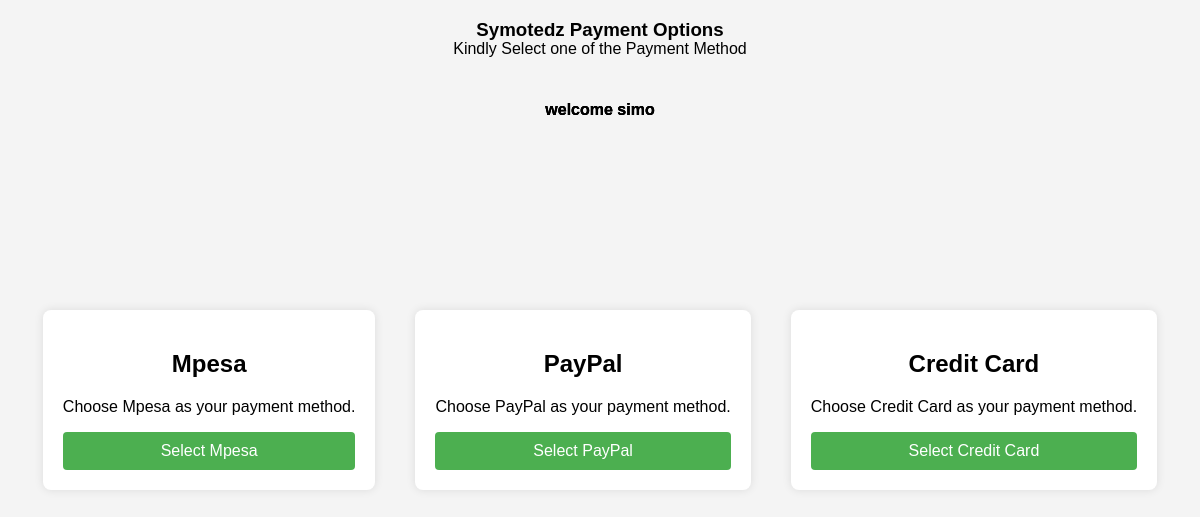
Before: /webapp_index/ with the older database file.
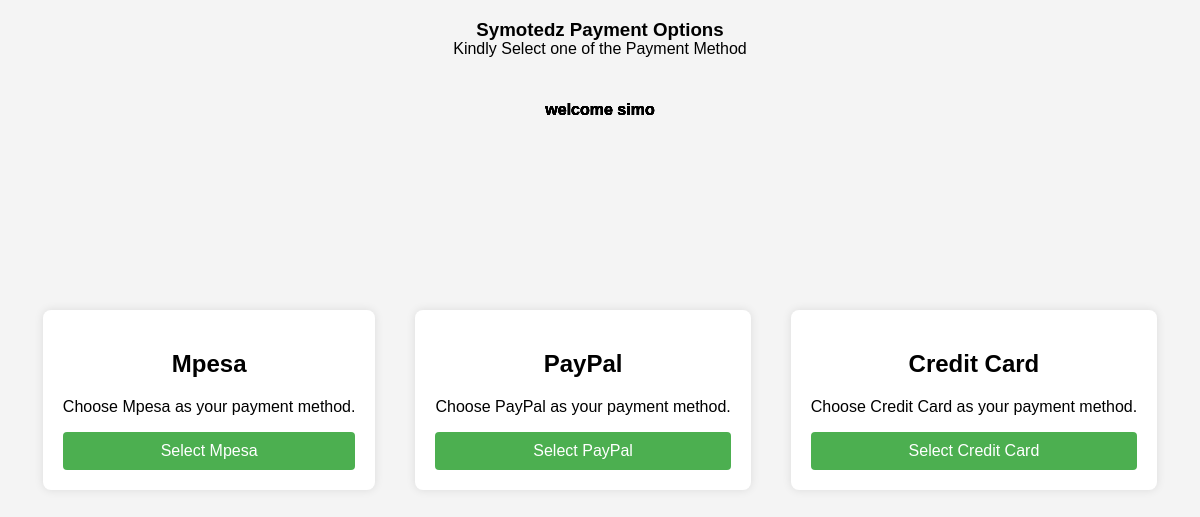
After: the same page with the newer database file.
### webapp/models.py (models this page shows)
class UserProfile(models.Model):
    username = models.CharField(max_length=100)
    email = models.EmailField(unique=True)
    password = models.CharField(max_length=100)

### webapp/views.py (the view)
# urls.py: path('webapp_index/', views.webapp_index, name="webapp_index"),
def webapp_index(request):
    users = UserProfile.objects.all()
    context = {
        'users' : users
    }
    return render(request, "index.html", context)

### webapp/templates/index.html (shortened to what this page needs)
<!DOCTYPE html>
<html lang="en">
<head>
</head>
<body>
    <h3 class="topper">Symotedz Payment Options</h3>
    {% for user in users %}
    <h4 class="greetings">welcome {{ user.username }}</h4>
    {% endfor %}
        <p class="lower">Kindly Select one of the Payment Method</p>
    <div class="card">
        <h2>Mpesa</h2>
        <p>Choose Mpesa as your payment method.</p>
        <a href="{% url 'mpesa_payment' %}">Select Mpesa</a>
    </div>
    <div class="card">
        <h2>PayPal</h2>
        <p>Choose PayPal as your payment method.</p>
        <a href="{% url 'paypal_payment' %}">Select PayPal</a>
    </div>
    <div class="card">
        <h2>Credit Card</h2>
        <p>Choose Credit Card as your payment method.</p>
        <a href="{% url 'credit_card_payment' %}">Select Credit Card</a>
    </div>
</body>
</html>

### webapp/templates/index.html (style rules this page uses)
body { font-family: Arial, sans-serif; background-color: #f4f4f4; margin: 0; padding: 0; display: flex; justify-content: center; align-items: center; height: 100vh; }
.topper, .lower { position: absolute; }
.topper { top: 0%; }
.lower { top:3%; }
.card { background-color: #fff; border-radius: 8px; box-shadow: 0 0 10px rgba(0, 0, 0, 0.1); padding: 20px; margin: 20px; text-align: center; }
.card a { display: block; margin-top: 15px; padding: 10px; background-color: #4caf50; color: #fff; text-decoration: none; border-radius: 4px; }
.greetings { position: absolute; top: 10%; }

Changed rows visible on the page:
added UserProfile: username "simo"
added UserProfile: username "simo"
added UserProfile: username "simo"
